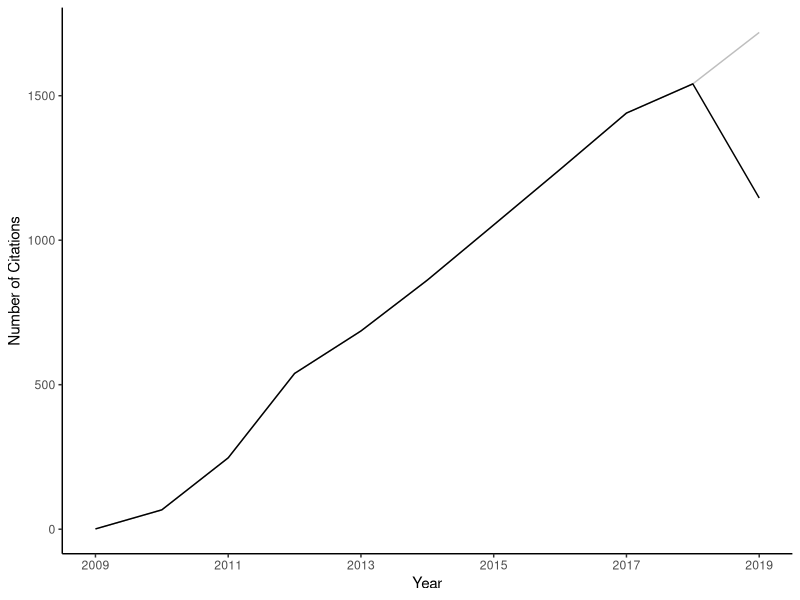
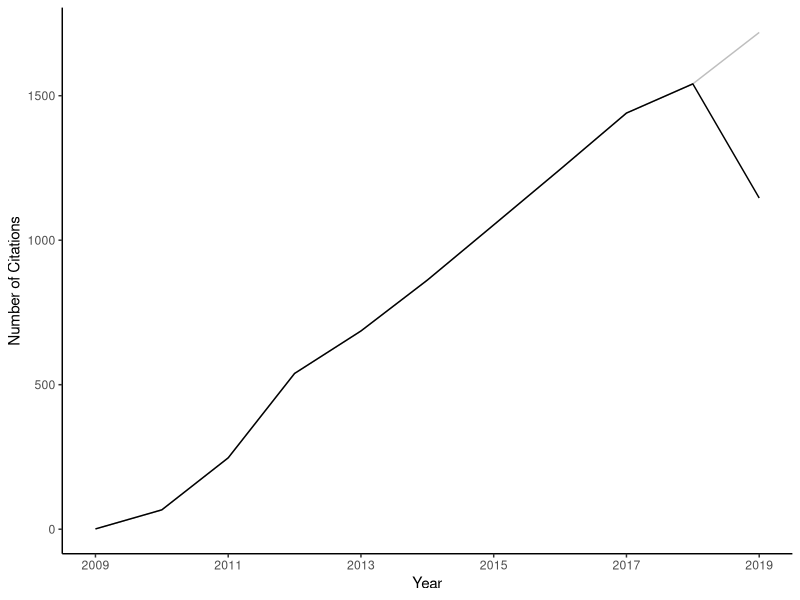

Reproduce these figures in R, in order.
library(tidyverse)

actual <- read_tsv('data/citations.tsv') %>%
	gather(-year, key="tool", value="citations") %>%
	filter(tool == "mothur") %>%
	select(-tool) %>%
	mutate(numbers = "actual")

projected <- actual %>%
	mutate(numbers = "projected") %>%
	mutate(citations = if_else(year == 2019, citations * 3/2, citations))

rbind(projected, actual)	%>%
	ggplot(aes(x=year, y=citations, color=reorder(numbers, desc(numbers)))) +
		geom_line(show.legend=FALSE) +
		scale_color_manual(values=c("gray", "black")) +
		theme_classic() +
		labs(x="Year", y="Number of Citations") +
		scale_x_continuous(breaks=seq(2009,2019,2), labels=seq(2009,2019,2))

ggsave("figures/mothur_citations.pdf", width=6, height=4, units="in")
